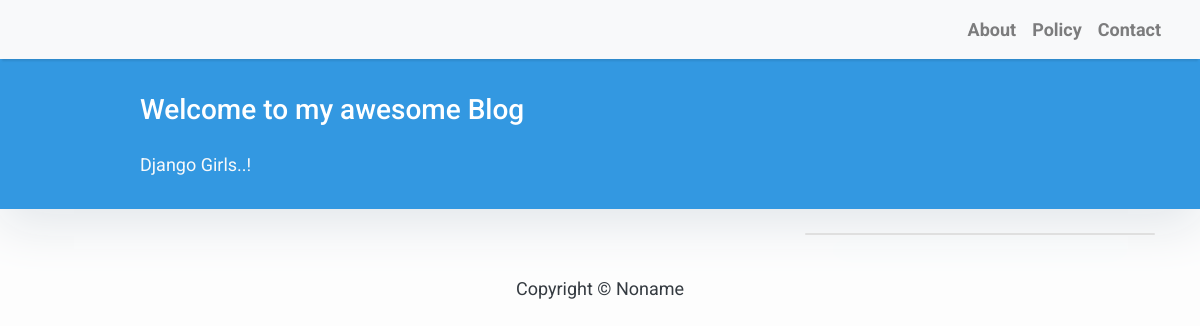
Before: / with the older database file.
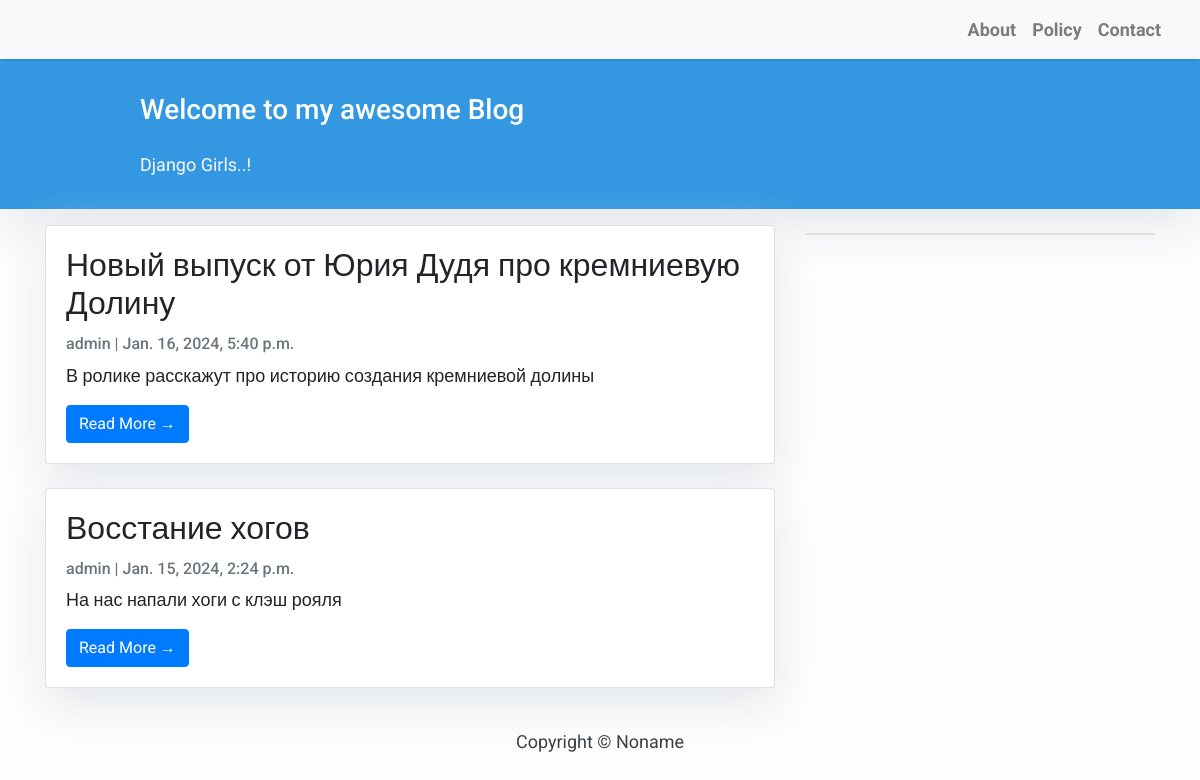
After: the same page with the newer database file.
### myapp/models.py (models this page shows, shortened)
class Post(models.Model):
    title = models.CharField(max_length=200, unique=True)
    slug = models.SlugField(max_length=200, unique=True)
    author = models.ForeignKey(User, on_delete=models.CASCADE, related_name='blog_posts')
    updated_on = models.DateTimeField(auto_now=True)
    content = models.TextField()
    created_on = models.DateTimeField(auto_now_add=True)
    status = models.IntegerField(choices=STATUS, default=0)
    class Meta:
        ordering = ['-created_on']

### myapp/views.py (the view)
# urls.py: path('', views.PostList.as_view(), name='home'),
class PostList(generic.ListView):
    queryset = Post.objects.filter(status=1).order_by('-created_on')
    template_name = 'myapp/index.html'

### myapp/templates/myapp/index.html (shortened to what this page needs)
{% extends "myapp/base.html" %}
{% block content %}
<header class="masthead">
    <div class="container">
        <div class="row">
            <div class=" col-md-8 col-md-10 mx-auto">
                <div class="site-heading">
                    <h3 class=" site-heading my-4 mt-3 text-white"> Welcome to my awesome Blog </h3>
                    <p class="text-light">Django Girls..! &nbsp
                    </p>
                </div>
            </div>
        </div>
    </div>
</header>
<div class="container">
    <div class="row">
        <div class="col-md-8 mt-3 left">
            {% for post in post_list %}
            <div class="card mb-4">
                <div class="card-body">
                    <h2 class="card-title">{{ post.title }}</h2>
                    <p class="card-text text-muted h6">{{ post.author }} | {{ post.created_on}} </p>
                    <p class="card-text">{{post.content|slice:":200" }}</p>
                    <a href="{% url 'post_detail' post.pk  %}" class="btn btn-primary">Read More &rarr;</a>
                </div>
            </div>
            {% endfor %}
        </div>
        {% block sidebar %} {% include 'myapp/sidebar.html' %} {% endblock sidebar %}
    </div>
</div>
{%endblock%}

### myapp/templates/myapp/base.html (shortened to what this page needs)
<!DOCTYPE html>
<html>
    <head>
        <link rel="stylesheet" href="https://maxcdn.bootstrapcdn.com/bootstrap/4.0.0/css/bootstrap.min.css"
 />
    </head>
    <body>
        <nav class="navbar navbar-expand-lg navbar-light bg-light shadow" id="mainNav">
            <div class="container-fluid">
                <div class="collapse navbar-collapse" id="navbarResponsive">
                    <ul class="navbar-nav ml-auto">
                        <li class="nav-item text-black">
                            <a class="nav-link text-black font-weight-bold" href="#">About</a>
                        </li>
                        <li class="nav-item text-black">
                            <a class="nav-link text-black font-weight-bold" href="#">Policy</a>
                        </li>
                        <li class="nav-item text-black">
                            <a class="nav-link text-black font-weight-bold" href="#">Contact</a>
                        </li>
                    </ul>
                </div>
            </div>
        </nav>
        {% block content %}{% endblock content %}
        <footer class="py-3 bg-grey">
            <p class="m-0 text-dark text-center ">Copyright &copy; Noname</p>
        </footer>
    </body>
</html>

### myapp/templates/myapp/sidebar.html (shortened to what this page needs)
{% block sidebar %}
<div class="col-md-4 float-right ">
<div class="card my-4">
</div>
</div>
{% endblock sidebar %}

### myapp/templates/myapp/base.html (style rules this page uses)
body { font-family: "Roboto", sans-serif; font-size: 17px; background-color: #fdfdfd; }
.shadow { box-shadow: 0 4px 2px -2px rgba(0, 0, 0, 0.1); }
.masthead { background: #3398E1; height: auto; padding-bottom: 15px; box-shadow: 0 16px 48px #E3E7EB; padding-top: 10px; }

### myapp/templates/myapp/index.html (style rules this page uses)
body { font-family: "Roboto", sans-serif; font-size: 18px; background-color: #fdfdfd; }
.card { box-shadow: 0 16px 48px #E3E7EB; }

### myapp/templates/myapp/sidebar.html (style rules this page uses)
.card { box-shadow: 0 16px 48px #E3E7EB; }

Changed rows visible on the page:
added Post: title "Новый выпуск от Юрия Дудя про кремниевую Долину", author "admin", created_on "Jan. 16, 2024, 5:40 p.m.", content "В ролике расскажут про историю создания кремниевой долины"
now on this page (row edited): Post: title "Восстание хогов", author "admin", created_on "Jan. 15, 2024, 2:24 p.m.", content "На нас напали хоги с клэш рояля"
